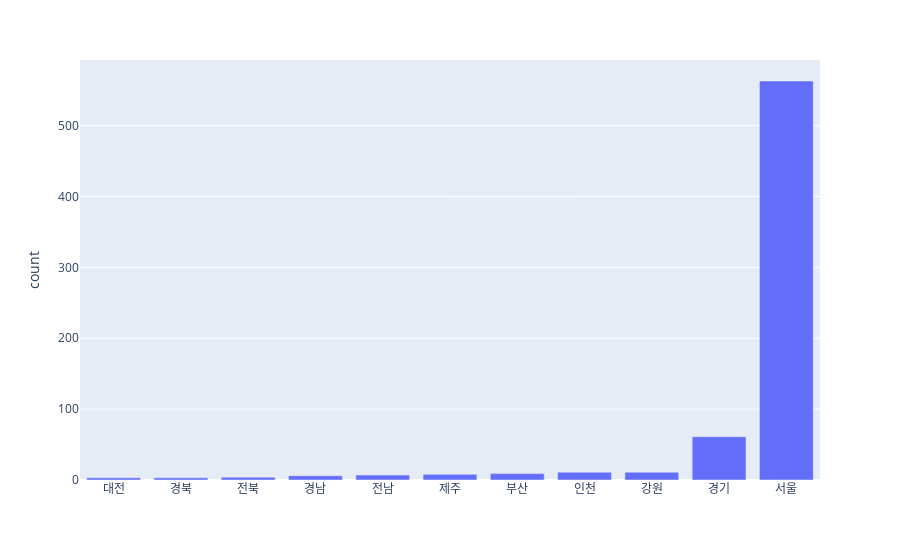

The code cell stored with this chart in its notebook:
### Code cell
fig = px.bar(df1.sort_values(['count']), x='area', y='count')
fig.update_xaxes(title=None)
fig.show()

### Figure 1 — Plotly figure (JSON) as saved in the notebook; plotly's stock layout.template omitted (floating-point values rounded to 4 significant figures)
{"data": [{"alignmentgroup": "True", "hovertemplate": "area=%{x}<br>count=%{y}<extra></extra>", "legendgroup": "", "marker": {"color": "#636efa", "pattern": {"shape": ""}}, "name": "", "offsetgroup": "", "orientation": "v", "showlegend": false, "textposition": "auto", "type": "bar", "x": ["대전", "경북", "전북", "경남", "전남", "제주", "부산", "인천", "강원", "경기", "서울"], "xaxis": "x", "y": [3, 3, 4, 6, 7, 8, 9, 11, 11, 61, 563], "yaxis": "y"}], "layout": {"barmode": "relative", "legend": {"tracegroupgap": 0}, "margin": {"t": 60}, "xaxis": {"anchor": "y", "domain": [0, 1], "title": {}}, "yaxis": {"anchor": "x", "domain": [0, 1], "title": {"text": "count"}}}}
